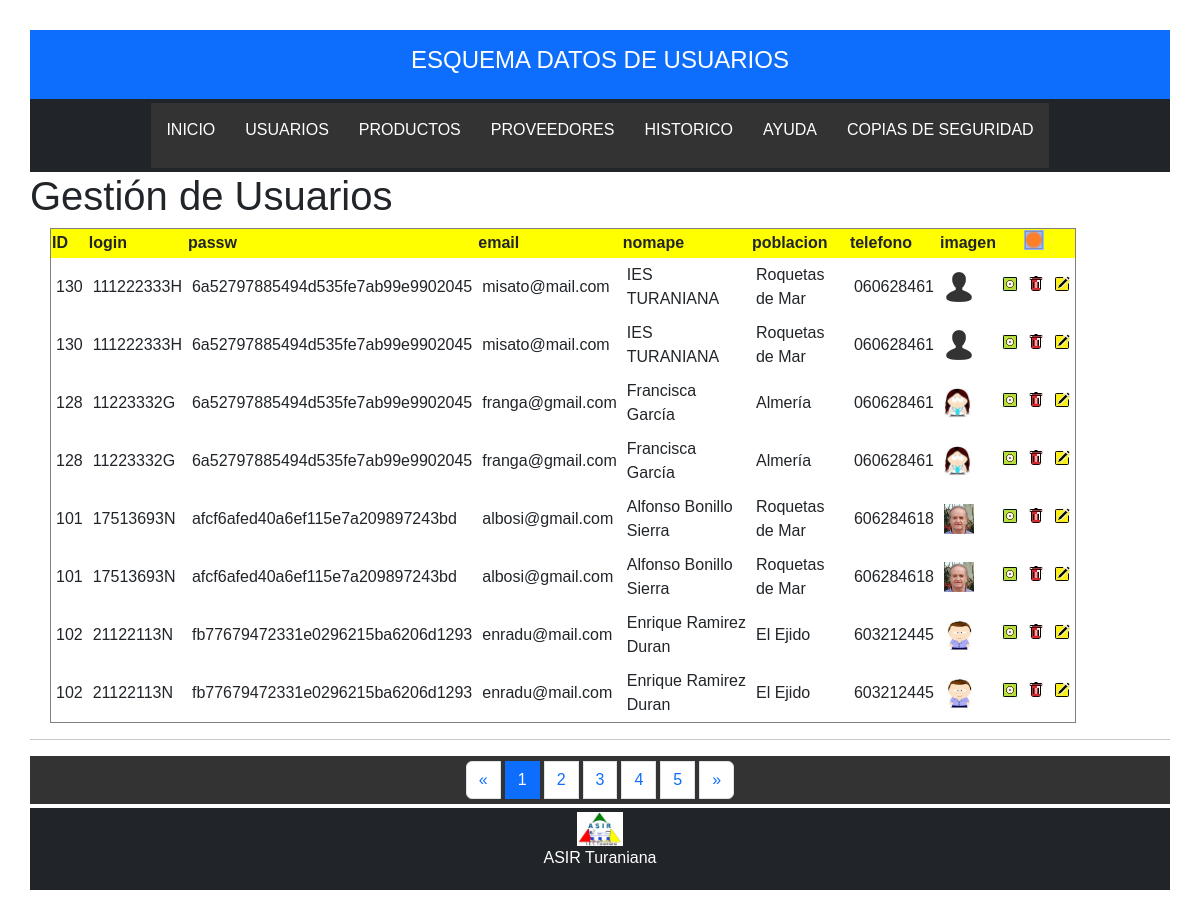
Screenshot of /Trastienda/GUsuarios.php with the database file from the repository.
### tables this page shows
CREATE TABLE `usuarios` (
  `ID` int(11) NOT NULL,
  `login` varchar(30) NOT NULL,
  `passw` varchar(50) NOT NULL,
  `email` varchar(50) NOT NULL,
  `nomape` varchar(50) NOT NULL,
  `poblacion` varchar(50) DEFAULT NULL,
  `telefono` varchar(9) DEFAULT NULL,
  `imagen` varchar(50) DEFAULT NULL
);

### Trastienda/GUsuarios.php (the view, shortened to what this page needs)
<?php
	require_once('marcosup.php');
?>
<div>
    <h1>Gestión de Usuarios</h1>
</div>
<div>
	<?php
	$tabla="usuarios";
	$sentencia="select * from $tabla order by login ";
    $resultado=mysqli_query($c,$sentencia);
			if (isset($_GET['pagina']))
				{
				$pagina=$_GET['pagina'];
				}
				else{
				$pagina=1;
				}
			$numreg=mysqli_num_rows($resultado);
			$numpag= ceil($numreg/8);
			$inicio=($pagina-1)*8;
			$sentencia .=" limit ".$inicio.", 8";
	echo '<table border style="width:90%; margin-left:20px; margin-right:40px">';
	$cabeceras=mysqli_query($c,"SHOW FIELDS FROM $tabla");
	echo "<tr bgcolor='yellow'>";
	while ($cab=mysqli_fetch_row($cabeceras)){
		echo "<th>$cab[0]</th>";
	}
	echo "<th></th>";
	echo "<th>";
		echo '<form name="alta" method="POST" action="AUsuarios.php">';
		echo '<input type="image" src="estilos/mas.jpg" height="20px" title="Alta de usuario.">';
		echo '</form>';
	echo "</th>";
	echo "<th></th>";
	echo "</tr>";
	$resultado=mysqli_query($c,$sentencia);
	while ($registro = mysqli_fetch_row($resultado)){
		echo "<tr>";
		$i=0;
		foreach ($registro as $fila){
			if ($i==7){
				echo "<td> <img src='$registro[$i]' height='30'></td>";
			} else{
				echo "<td> $registro[$i]</td>";
			}
			$i++;
		}
		echo "<td align='center'>";
				echo '<form name="veruno" method="POST" action="VerUsuario.php">';
				echo '<input type="image" src="estilos/ver.jpg" title="Ver datos del usuario... '.$registro[1].'">';
				echo '</form>';
			echo "</td><td align='center'>";
				echo '<form name="borraruno" method="POST" action="BorraUsuario.php">';
				echo '<input type="image" src="estilos/papelera.jpg" title="Borrar el usuario... '.$registro[1].'">';
				echo '</form>';
			echo "</td><td align='center'>";
				echo '<form name="editaruno" method="POST" action="ModificaUsuario.php">';
				echo '<input type="image" src="estilos/lapiz.jpg" title="Cambiar datos del usuario... '.$registro[1].'">';
				echo '</form>';
		echo "</td>";
		echo "</tr>";
	}
	echo "</table>";
	echo "<div><hr>";
	if ($pagina==1){
		$anterior=1;
	}
	else{
		$anterior=$pagina-1;
	}
	if ($pagina==$numpag){
		$siguiente=$pagina;
	}
	else{
		$siguiente=$pagina+1;
	}
	echo "<div class='col-md-12 text-center' style='vertical-align: text-bottom;'>";
	echo '<ul class="pagination justify-content-center ">';
	echo '	<li class="page-item ">';
	echo '	  <a class="page-link" href="GUsuarios.php?pagina='.$anterior.'">&laquo;</a>';
	echo '	</li>';
	for ($i=1;$i<=$numpag;$i++)
	{
		if($i==$pagina){
				echo '	<li class="page-item active">';
				echo '	  <a class="page-link"href="GUsuarios.php?pagina='.$i.'">'.$i.'</a>';
				echo '	</li>';
			}
			else{
				echo '	<li class="page-item"><a class="page-link" href="GUsuarios.php?pagina='.$i.'">'.$i.'</a></li>';
			}
	}
	echo '	<li class="page-item ">';
	echo '	  <a class="page-link" href="GUsuarios.php?pagina='.$siguiente.'">&raquo;</a>';
	echo '	</li>';
	echo '  </ul>';
	echo "</div>";
	?>
</div>
<?php
	require_once('marcoinf.php');
?>

### Trastienda/estilos/datos.css (style rules this page uses)
body { font-family: "Raleway", Arial, sans-serif; padding: 30px; }
ul { list-style-type: none; margin: 0; padding: 0; overflow: hidden; background-color: #333333; color: lime; }
li { float: left; }
li a { display: block; color: white; text-align: center; margin: 5px; padding: 10px; text-decoration: none; }
td { padding: 5px; }

### rows the page displays
usuarios: ID "130", login "111222333H", passw "6a52797885494d535fe7ab99e9902045", email "misato@mail.com", nomape "IES TURANIANA", poblacion "Roquetas de Mar", telefono "060628461", imagen (picture)
usuarios: ID "130", login "111222333H", passw "6a52797885494d535fe7ab99e9902045", email "misato@mail.com", nomape "IES TURANIANA", poblacion "Roquetas de Mar", telefono "060628461", imagen (picture)
usuarios: ID "128", login "11223332G", passw "6a52797885494d535fe7ab99e9902045", email "franga@gmail.com", nomape "Francisca García", poblacion "Almería", telefono "060628461", imagen (picture)
usuarios: ID "128", login "11223332G", passw "6a52797885494d535fe7ab99e9902045", email "franga@gmail.com", nomape "Francisca García", poblacion "Almería", telefono "060628461", imagen (picture)
usuarios: ID "101", login "17513693N", passw "afcf6afed40a6ef115e7a209897243bd", email "albosi@gmail.com", nomape "Alfonso Bonillo Sierra", poblacion "Roquetas de Mar", telefono "606284618", imagen (picture)
usuarios: ID "101", login "17513693N", passw "afcf6afed40a6ef115e7a209897243bd", email "albosi@gmail.com", nomape "Alfonso Bonillo Sierra", poblacion "Roquetas de Mar", telefono "606284618", imagen (picture)
usuarios: ID "102", login "21122113N", passw "fb77679472331e0296215ba6206d1293", email "enradu@mail.com", nomape "Enrique Ramirez Duran", poblacion "El Ejido", telefono "603212445", imagen (picture)
usuarios: ID "102", login "21122113N", passw "fb77679472331e0296215ba6206d1293", email "enradu@mail.com", nomape "Enrique Ramirez Duran", poblacion "El Ejido", telefono "603212445", imagen (picture)

### other values shown
$cab[0] "ID"
$cab[0] "login"
$cab[0] "passw"
$cab[0] "email"
$cab[0] "nomape"
$cab[0] "poblacion"
$cab[0] "telefono"
$cab[0] "imagen"
